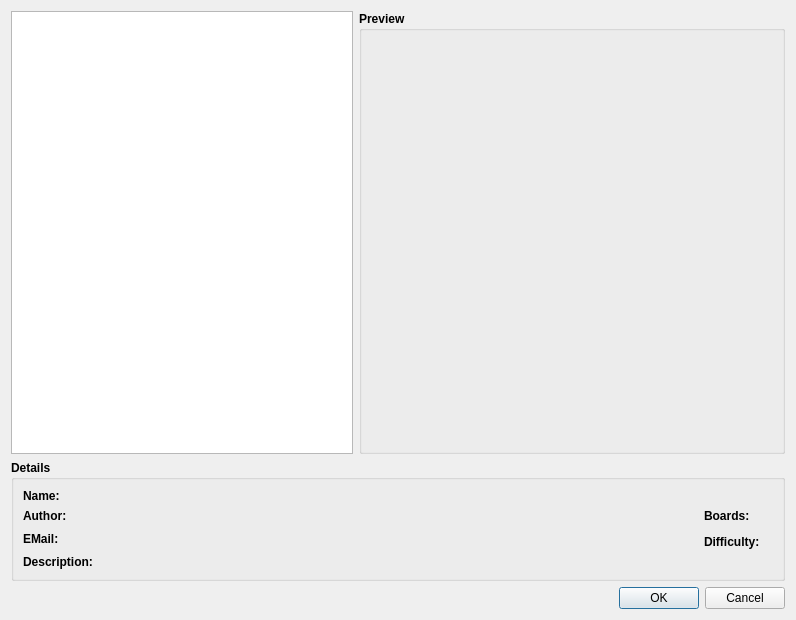
<?xml version="1.0" encoding="UTF-8"?>
<ui version="4.0">
 <class>ScenarioSelectionDialog</class>
 <widget class="QDialog" name="ScenarioSelectionDialog">
  <property name="geometry">
   <rect>
    <x>0</x>
    <y>0</y>
    <width>796</width>
    <height>620</height>
   </rect>
  </property>
  <property name="windowTitle">
   <string>Select Board Scenario</string>
  </property>
  <property name="locale">
   <locale language="English" country="UnitedStates"/>
  </property>
  <layout class="QVBoxLayout" name="verticalLayout_2">
   <item>
    <layout class="QHBoxLayout" name="horizontalLayout_2">
     <item>
      <widget class="QTreeWidget" name="scenarioList">
       <property name="showDropIndicator" stdset="0">
        <bool>false</bool>
       </property>
       <property name="alternatingRowColors">
        <bool>true</bool>
       </property>
       <property name="rootIsDecorated">
        <bool>true</bool>
       </property>
       <property name="sortingEnabled">
        <bool>false</bool>
       </property>
       <property name="headerHidden">
        <bool>true</bool>
       </property>
       <column>
        <property name="text">
         <string notr="true">1</string>
        </property>
       </column>
      </widget>
     </item>
     <item>
      <widget class="QGroupBox" name="groupBox">
       <property name="font">
        <font>
         <weight>75</weight>
         <bold>true</bold>
        </font>
       </property>
       <property name="title">
        <string>Preview</string>
       </property>
       <layout class="QHBoxLayout" name="horizontalLayout">
        <property name="spacing">
         <number>10</number>
        </property>
        <property name="margin">
         <number>10</number>
        </property>
        <item>
         <widget class="QLabel" name="previeLabel">
          <property name="minimumSize">
           <size>
            <width>400</width>
            <height>400</height>
           </size>
          </property>
          <property name="maximumSize">
           <size>
            <width>400</width>
            <height>400</height>
           </size>
          </property>
          <property name="frameShape">
           <enum>QFrame::NoFrame</enum>
          </property>
          <property name="text">
           <string/>
          </property>
         </widget>
        </item>
       </layout>
      </widget>
     </item>
    </layout>
   </item>
   <item>
    <widget class="QGroupBox" name="groupBox_2">
     <property name="font">
      <font>
       <weight>75</weight>
       <bold>true</bold>
      </font>
     </property>
     <property name="title">
      <string>Details</string>
     </property>
     <layout class="QVBoxLayout" name="verticalLayout">
      <item>
       <layout class="QGridLayout" name="gridLayout">
        <item row="0" column="0">
         <widget class="QLabel" name="nameLabel">
          <property name="font">
           <font>
            <weight>75</weight>
            <bold>true</bold>
           </font>
          </property>
          <property name="text">
           <string>Name:</string>
          </property>
         </widget>
        </item>
        <item row="0" column="1">
         <widget class="QLabel" name="nameText">
          <property name="font">
           <font>
            <weight>50</weight>
            <bold>false</bold>
           </font>
          </property>
          <property name="text">
           <string notr="true"/>
          </property>
         </widget>
        </item>
        <item row="1" column="0">
         <widget class="QLabel" name="authorLabel">
          <property name="font">
           <font>
            <weight>75</weight>
            <bold>true</bold>
           </font>
          </property>
          <property name="text">
           <string>Author:</string>
          </property>
         </widget>
        </item>
        <item row="1" column="1">
         <widget class="QLabel" name="authorText">
          <property name="font">
           <font>
            <weight>50</weight>
            <bold>false</bold>
           </font>
          </property>
          <property name="text">
           <string notr="true"/>
          </property>
         </widget>
        </item>
        <item row="1" column="2" rowspan="2">
         <spacer name="horizontalSpacer">
          <property name="orientation">
           <enum>Qt::Horizontal</enum>
          </property>
          <property name="sizeHint" stdset="0">
           <size>
            <width>40</width>
            <height>20</height>
           </size>
          </property>
         </spacer>
        </item>
        <item row="1" column="3">
         <widget class="QLabel" name="numberOfBoardsLabel">
          <property name="font">
           <font>
            <weight>75</weight>
            <bold>true</bold>
           </font>
          </property>
          <property name="text">
           <string>Boards:</string>
          </property>
         </widget>
        </item>
        <item row="1" column="4">
         <widget class="QLabel" name="boardsText">
          <property name="font">
           <font>
            <weight>50</weight>
            <bold>false</bold>
           </font>
          </property>
          <property name="text">
           <string notr="true"/>
          </property>
         </widget>
        </item>
        <item row="2" column="0" rowspan="2">
         <widget class="QLabel" name="emailLabel">
          <property name="font">
           <font>
            <weight>75</weight>
            <bold>true</bold>
           </font>
          </property>
          <property name="text">
           <string>EMail:</string>
          </property>
         </widget>
        </item>
        <item row="2" column="1" rowspan="2">
         <widget class="QLabel" name="emailText">
          <property name="font">
           <font>
            <weight>50</weight>
            <bold>false</bold>
           </font>
          </property>
          <property name="text">
           <string notr="true"/>
          </property>
         </widget>
        </item>
        <item row="3" column="3">
         <widget class="QLabel" name="difficultyLabel">
          <property name="font">
           <font>
            <weight>75</weight>
            <bold>true</bold>
           </font>
          </property>
          <property name="text">
           <string>Difficulty:</string>
          </property>
         </widget>
        </item>
        <item row="3" column="4">
         <widget class="QLabel" name="difficultyText">
          <property name="font">
           <font>
            <weight>50</weight>
            <bold>false</bold>
           </font>
          </property>
          <property name="text">
           <string notr="true"/>
          </property>
         </widget>
        </item>
        <item row="4" column="0">
         <widget class="QLabel" name="descriptionLabel">
          <property name="font">
           <font>
            <weight>75</weight>
            <bold>true</bold>
           </font>
          </property>
          <property name="text">
           <string>Description:</string>
          </property>
          <property name="alignment">
           <set>Qt::AlignLeading|Qt::AlignLeft|Qt::AlignTop</set>
          </property>
         </widget>
        </item>
        <item row="4" column="1" colspan="4">
         <widget class="QLabel" name="descriptionText">
          <property name="sizePolicy">
           <sizepolicy hsizetype="Expanding" vsizetype="MinimumExpanding">
            <horstretch>0</horstretch>
            <verstretch>0</verstretch>
           </sizepolicy>
          </property>
          <property name="font">
           <font>
            <weight>50</weight>
            <bold>false</bold>
           </font>
          </property>
          <property name="text">
           <string notr="true"/>
          </property>
          <property name="scaledContents">
           <bool>true</bool>
          </property>
          <property name="alignment">
           <set>Qt::AlignLeading|Qt::AlignLeft|Qt::AlignTop</set>
          </property>
          <property name="wordWrap">
           <bool>true</bool>
          </property>
         </widget>
        </item>
       </layout>
      </item>
     </layout>
    </widget>
   </item>
   <item>
    <widget class="QDialogButtonBox" name="buttonBox">
     <property name="orientation">
      <enum>Qt::Horizontal</enum>
     </property>
     <property name="standardButtons">
      <set>QDialogButtonBox::Cancel|QDialogButtonBox::Ok</set>
     </property>
    </widget>
   </item>
  </layout>
 </widget>
 <resources/>
 <connections>
  <connection>
   <sender>buttonBox</sender>
   <signal>accepted()</signal>
   <receiver>ScenarioSelectionDialog</receiver>
   <slot>accept()</slot>
   <hints>
    <hint type="sourcelabel">
     <x>248</x>
     <y>254</y>
    </hint>
    <hint type="destinationlabel">
     <x>157</x>
     <y>274</y>
    </hint>
   </hints>
  </connection>
  <connection>
   <sender>buttonBox</sender>
   <signal>rejected()</signal>
   <receiver>ScenarioSelectionDialog</receiver>
   <slot>reject()</slot>
   <hints>
    <hint type="sourcelabel">
     <x>316</x>
     <y>260</y>
    </hint>
    <hint type="destinationlabel">
     <x>286</x>
     <y>274</y>
    </hint>
   </hints>
  </connection>
 </connections>
</ui>
